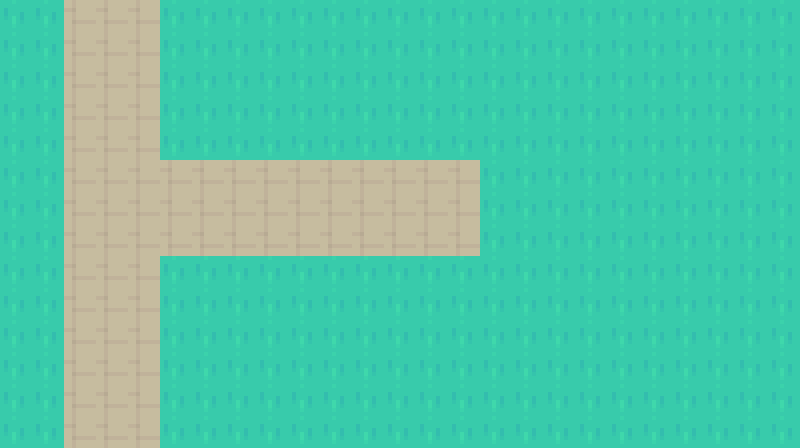

Below is a game level as drawn by its tile map, then a one-line description and the .tmx file that defines it, in full:
An orthogonal 25x14 tile map with 32x32 px tiles, 2 tile layers (background, foreground) and 1 object.

<map version="1.10" tiledversion="1.11.2" orientation="orthogonal" renderorder="right-down" width="25" height="14" tilewidth="32" tileheight="32" infinite="0" nextlayerid="5" nextobjectid="2">
 <tileset firstgid="1" source="tileset.tsx" />
 <layer id="1" name="background" width="25" height="14">
  <data encoding="csv">
39,39,39,39,39,39,39,39,39,39,39,39,39,39,39,39,39,39,39,39,39,39,39,39,39,
39,39,39,39,39,39,39,39,39,39,39,39,39,39,39,39,39,39,39,39,39,39,39,39,39,
39,39,39,39,39,39,39,39,39,39,39,39,39,39,39,39,39,39,39,39,39,39,39,39,39,
39,39,39,39,39,39,39,39,39,39,39,39,39,39,39,39,39,39,39,39,39,39,39,39,39,
39,39,39,39,39,39,39,39,39,39,39,39,39,39,39,39,39,39,39,39,39,39,39,39,39,
39,39,39,39,39,39,39,39,39,39,39,39,39,39,39,39,39,39,39,39,39,39,39,39,39,
39,39,39,39,39,39,39,39,39,39,39,39,39,39,39,39,39,39,39,39,39,39,39,39,39,
39,39,39,39,39,39,39,39,39,39,39,39,39,39,39,39,39,39,39,39,39,39,39,39,39,
39,39,39,39,39,39,39,39,39,39,39,39,39,39,39,39,39,39,39,39,39,39,39,39,39,
39,39,39,39,39,39,39,39,39,39,39,39,39,39,39,39,39,39,39,39,39,39,39,39,39,
39,39,39,39,39,39,39,39,39,39,39,39,39,39,39,39,39,39,39,39,39,39,39,39,39,
39,39,39,39,39,39,39,39,39,39,39,39,39,39,39,39,39,39,39,39,39,39,39,39,39,
39,39,39,39,39,39,39,39,39,39,39,39,39,39,39,39,39,39,39,39,39,39,39,39,39,
39,39,39,39,39,39,39,39,39,39,39,39,39,39,39,39,39,39,39,39,39,39,39,39,39
</data>
 </layer>
 <layer id="2" name="foreground" width="25" height="14">
  <data encoding="csv">
0,0,62,62,62,0,0,0,0,0,0,0,0,0,0,0,0,0,0,0,0,0,0,0,0,
0,0,62,62,62,0,0,0,0,0,0,0,0,0,0,0,0,0,0,0,0,0,0,0,0,
0,0,62,62,62,0,0,0,0,0,0,0,0,0,0,0,0,0,0,0,0,0,0,0,0,
0,0,62,62,62,0,0,0,0,0,0,0,0,0,0,0,0,0,0,0,0,0,0,0,0,
0,0,62,62,62,0,0,0,0,0,0,0,0,0,0,0,0,0,0,0,0,0,0,0,0,
0,0,62,62,62,62,62,62,62,62,62,62,62,62,62,0,0,0,0,0,0,0,0,0,0,
0,0,62,62,62,62,62,62,62,62,62,62,62,62,62,0,0,0,0,0,0,0,0,0,0,
0,0,62,62,62,62,62,62,62,62,62,62,62,62,62,0,0,0,0,0,0,0,0,0,0,
0,0,62,62,62,0,0,0,0,0,0,0,0,0,0,0,0,0,0,0,0,0,0,0,0,
0,0,62,62,62,0,0,0,0,0,0,0,0,0,0,0,0,0,0,0,0,0,0,0,0,
0,0,62,62,62,0,0,0,0,0,0,0,0,0,0,0,0,0,0,0,0,0,0,0,0,
0,0,62,62,62,0,0,0,0,0,0,0,0,0,0,0,0,0,0,0,0,0,0,0,0,
0,0,62,62,62,0,0,0,0,0,0,0,0,0,0,0,0,0,0,0,0,0,0,0,0,
0,0,62,62,62,0,0,0,0,0,0,0,0,0,0,0,0,0,0,0,0,0,0,0,0
</data>
 </layer>
 <objectgroup id="4" name="player_spawn">
  <object id="1" x="112.024" y="198.656">
   <point />
  </object>
 </objectgroup>
</map>
